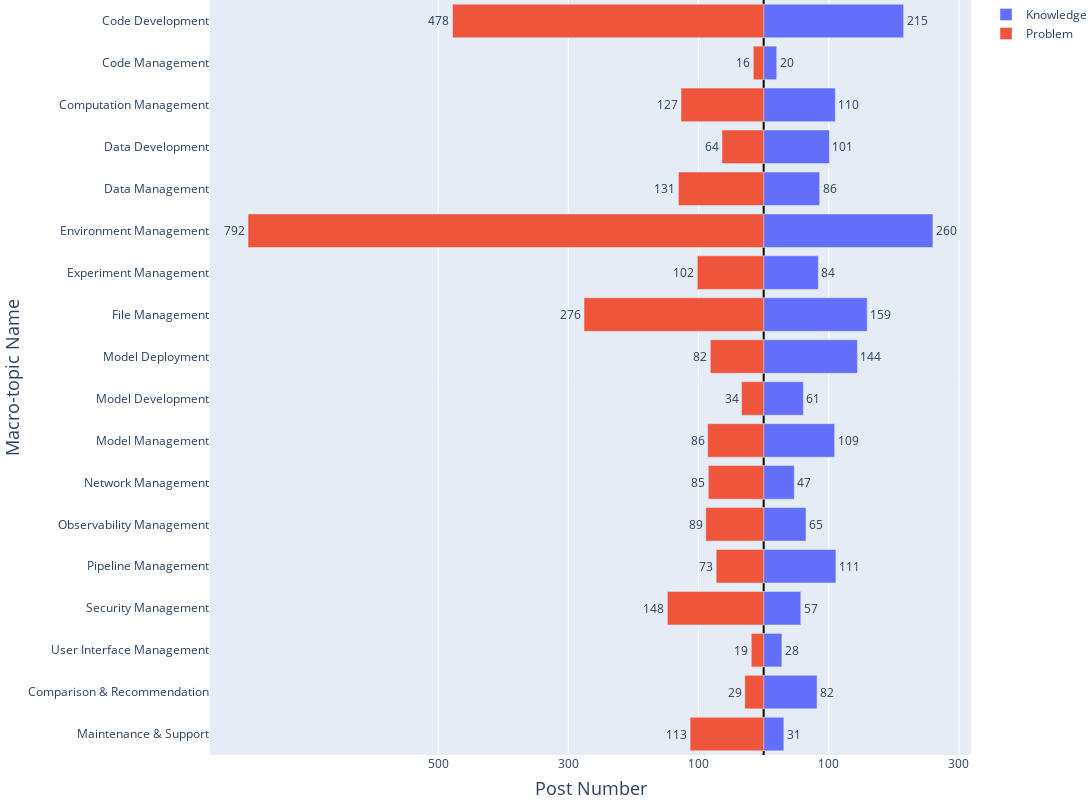

Notebook code for this chart:
### Code cell
import pandas as pd
import plotly.graph_objects as go
import os

df = pd.read_json(os.path.join(path_rq4, 'macro-topics.json'))

categories = []
frequency_p = []
frequency_k = []

for index, group in df.groupby('Solution_summary_topic_macro'):
    categories.append(macro_topic_indexing[index])
    frequency_p.append(-len(group[group['Challenge_type'] == 'problem']))  # Note the negative value
    frequency_k.append(len(group[group['Challenge_type'] == 'knowledge']))
    
fig = go.Figure(data=[
    go.Bar(name='Knowledge', y=categories, x=frequency_k, text=frequency_k, textposition='outside', orientation='h'),
    go.Bar(name='Problem', y=categories, x=frequency_p, text=[-val for val in frequency_p], textposition='outside', orientation='h'),  # Negative values for display
])

tick_values = list(range(-500, 1000, 200))  # Example tick intervals
tick_text = [str(abs(val)) for val in tick_values]

fig.update_layout(
    barmode='relative',  # This will place bars next to each other
    yaxis_title="Macro-topic Name",
    xaxis_title="Post Number",
    yaxis=dict(autorange="reversed", title_font=dict(size=18)),
    xaxis=dict(title_font=dict(size=18), zeroline=True, zerolinewidth=2, zerolinecolor='Black', tickvals=tick_values, ticktext=tick_text),  # Adjust tickvals and ticktext
    margin=dict(l=0, r=0, t=0, b=0),
    width=1200,  # Adjust width
    height=800,  # Adjust height
)

fig.show()
pio.full_figure_for_development(fig, warn=False)
fig.write_image(os.path.join(path_rq4, 'Macro-topics frequency histogram.pdf'), engine="kaleido")

### Figure 1 — Plotly figure (JSON) as saved in the notebook; plotly's stock layout.template omitted (floating-point values rounded to 4 significant figures)
{"data": [{"name": "Knowledge", "orientation": "h", "text": ["215", "20", "110", "101", "86", "260", "84", "159", "144", "61", "109", "47", "65", "111", "57", "28", "82", "31"], "textposition": "outside", "type": "bar", "x": [215, 20, 110, 101, 86, 260, 84, 159, 144, 61, 109, 47, 65, 111, 57, 28, 82, 31], "y": ["Code Development", "Code Management", "Computation Management", "Data Development", "Data Management", "Environment Management", "Experiment Management", "File Management", "Model Deployment", "Model Development", "Model Management", "Network Management", "Observability Management", "Pipeline Management", "Security Management", "User Interface Management", "Comparison & Recommendation", "Maintenance & Support"]}, {"name": "Problem", "orientation": "h", "text": ["478", "16", "127", "64", "131", "792", "102", "276", "82", "34", "86", "85", "89", "73", "148", "19", "29", "113"], "textposition": "outside", "type": "bar", "x": [-478, -16, -127, -64, -131, -792, -102, -276, -82, -34, -86, -85, -89, -73, -148, -19, -29, -113], "y": ["Code Development", "Code Management", "Computation Management", "Data Development", "Data Management", "Environment Management", "Experiment Management", "File Management", "Model Deployment", "Model Development", "Model Management", "Network Management", "Observability Management", "Pipeline Management", "Security Management", "User Interface Management", "Comparison & Recommendation", "Maintenance & Support"]}], "layout": {"barmode": "relative", "height": 800, "margin": {"b": 0, "l": 0, "r": 0, "t": 0}, "width": 1200, "xaxis": {"ticktext": ["500", "300", "100", "100", "300", "500", "700", "900"], "tickvals": [-500, -300, -100, 100, 300, 500, 700, 900], "title": {"font": {"size": 18}, "text": "Post Number"}, "zeroline": true, "zerolinecolor": "Black", "zerolinewidth": 2}, "yaxis": {"autorange": "reversed", "title": {"font": {"size": 18}, "text": "Macro-topic Name"}}}}
